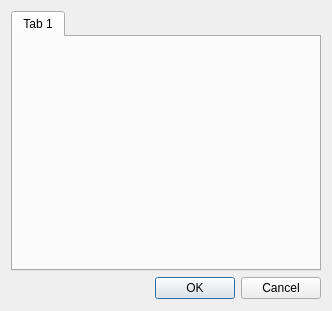
<?xml version="1.0" encoding="UTF-8"?>
<ui version="4.0">
 <class>ServicesDialog</class>
 <widget class="QDialog" name="ServicesDialog">
  <property name="geometry">
   <rect>
    <x>0</x>
    <y>0</y>
    <width>328</width>
    <height>311</height>
   </rect>
  </property>
  <property name="windowTitle">
   <string>QRealTime Setting</string>
  </property>
  <layout class="QVBoxLayout" name="verticalLayout">
   <item>
    <widget class="QTabWidget" name="tabServices">
     <property name="sizePolicy">
      <sizepolicy hsizetype="Fixed" vsizetype="Fixed">
       <horstretch>0</horstretch>
       <verstretch>0</verstretch>
      </sizepolicy>
     </property>
     <property name="minimumSize">
      <size>
       <width>310</width>
       <height>260</height>
      </size>
     </property>
     <property name="tabPosition">
      <enum>QTabWidget::North</enum>
     </property>
     <property name="tabShape">
      <enum>QTabWidget::Rounded</enum>
     </property>
     <property name="currentIndex">
      <number>0</number>
     </property>
     <property name="documentMode">
      <bool>false</bool>
     </property>
     <property name="tabsClosable">
      <bool>false</bool>
     </property>
     <property name="movable">
      <bool>false</bool>
     </property>
     <widget class="QWidget" name="tab">
      <attribute name="title">
       <string>Tab 1</string>
      </attribute>
     </widget>
    </widget>
   </item>
   <item>
    <layout class="QHBoxLayout" name="horizontalLayout">
     <item>
      <widget class="QDialogButtonBox" name="buttonBox">
       <property name="orientation">
        <enum>Qt::Horizontal</enum>
       </property>
       <property name="standardButtons">
        <set>QDialogButtonBox::Cancel|QDialogButtonBox::Ok</set>
       </property>
      </widget>
     </item>
    </layout>
   </item>
  </layout>
 </widget>
 <resources/>
 <connections>
  <connection>
   <sender>buttonBox</sender>
   <signal>accepted()</signal>
   <receiver>ServicesDialog</receiver>
   <slot>accept()</slot>
   <hints>
    <hint type="sourcelabel">
     <x>248</x>
     <y>254</y>
    </hint>
    <hint type="destinationlabel">
     <x>157</x>
     <y>274</y>
    </hint>
   </hints>
  </connection>
  <connection>
   <sender>buttonBox</sender>
   <signal>rejected()</signal>
   <receiver>ServicesDialog</receiver>
   <slot>reject()</slot>
   <hints>
    <hint type="sourcelabel">
     <x>316</x>
     <y>260</y>
    </hint>
    <hint type="destinationlabel">
     <x>286</x>
     <y>274</y>
    </hint>
   </hints>
  </connection>
 </connections>
</ui>
